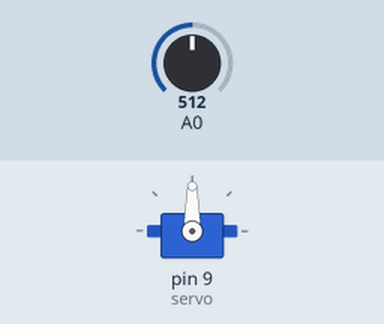
The sketch below on a simulated Arduino Uno, built with avr-gcc and run on an emulated ATmega328P. Shown: servo. The inputs (shaded band) are chosen by the test bench; at power-on: A0 = 512.

Above: at 1.2 s.
1.3 s: A0 set to 716
At 1.8 s:
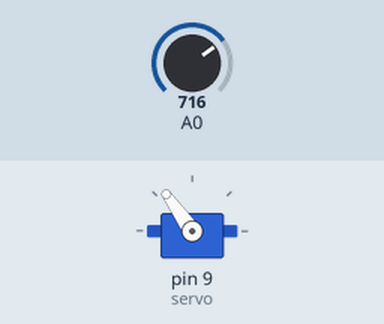
2.8 s: A0 set to 900
At 3.3 s:
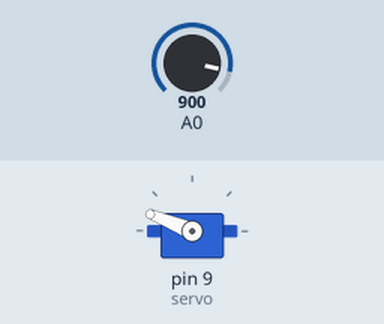
4.3 s: A0 set to 1023
At 5.4 s:
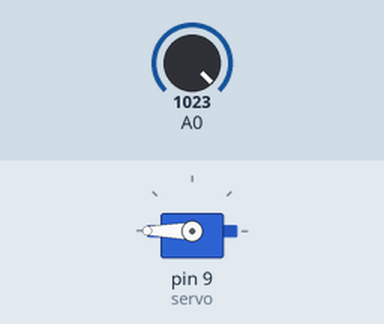
5.8 s: A0 set to 306
At 6.8 s:
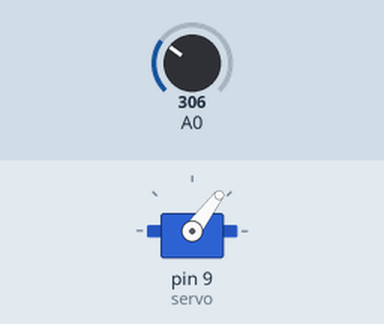
7.3 s: A0 set to 122
At 7.7 s:
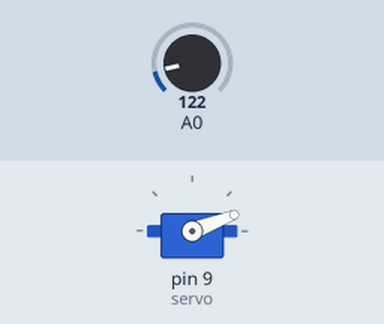
Timing chart, 0 to 9.8 s (numbered marks = the images above; inputs shaded):
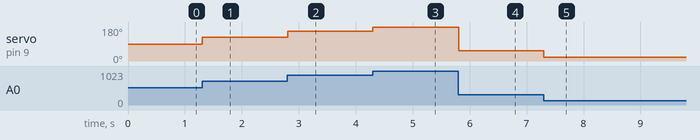

Measured:
- after the input at 1.3 s, servo on pin 9 (servo): 90° → 125° at once
- after the input at 2.8 s, servo on pin 9 (servo): 125° → 158° at once
- after the input at 4.3 s, servo on pin 9 (servo): 158° → 180° at once
- after the input at 5.8 s, servo on pin 9 (servo): 180° → 53° at once
- after the input at 7.3 s, servo on pin 9 (servo): 53° → 21° at once

The sketch:

servo_motors.ino
```cpp
#include <Servo.h>

Servo servo;

int value;

void setup(){
  Serial.begin(9600);
  servo.attach(9);
  delay(50);
  servo.write(0);
}

void loop(){
  value = analogRead(0);
  value = map(value, 0, 1023, 0, 180);
  servo.write(value);
  delay(15);
}
```
